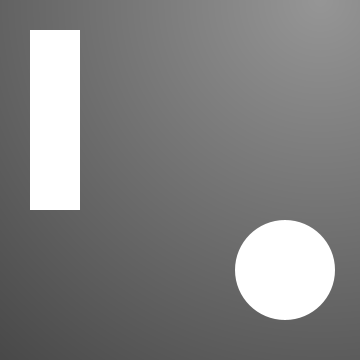
Frame 1 (no input)
Frame 60 (the mouse pressed at the canvas centre just before this capture): identical to frame 1, image omitted
Frame 120 (the mouse held since frame 60 and released just before this capture): identical to frame 1, image omitted

The Processing sketch that drew this single still picture (run headless with seeded random() and noise(); from frame 60 on, the mouse is pressed at the canvas centre):

// Processing sketch: Icon
// ── Icon.pde
void setup() {
  size(360, 360);
}

void draw() {
  loadPixels();
  for (int x = 0; x < width; x++) {
    for (int y = 0; y < height; y++) {
      pixels[x + y * width] = color(map(dist(x, y, 640 / 2, 0), 0, (640 + 360) / 2, 150, 70));
    }
  }
  updatePixels();
  
  fill(255);
  noStroke();
   
  rect(30, height/2-180/1.2, 50, 180);
  ellipse(width-50*1.5, 270, 100, 100);
  
  save("icon.png");
}
